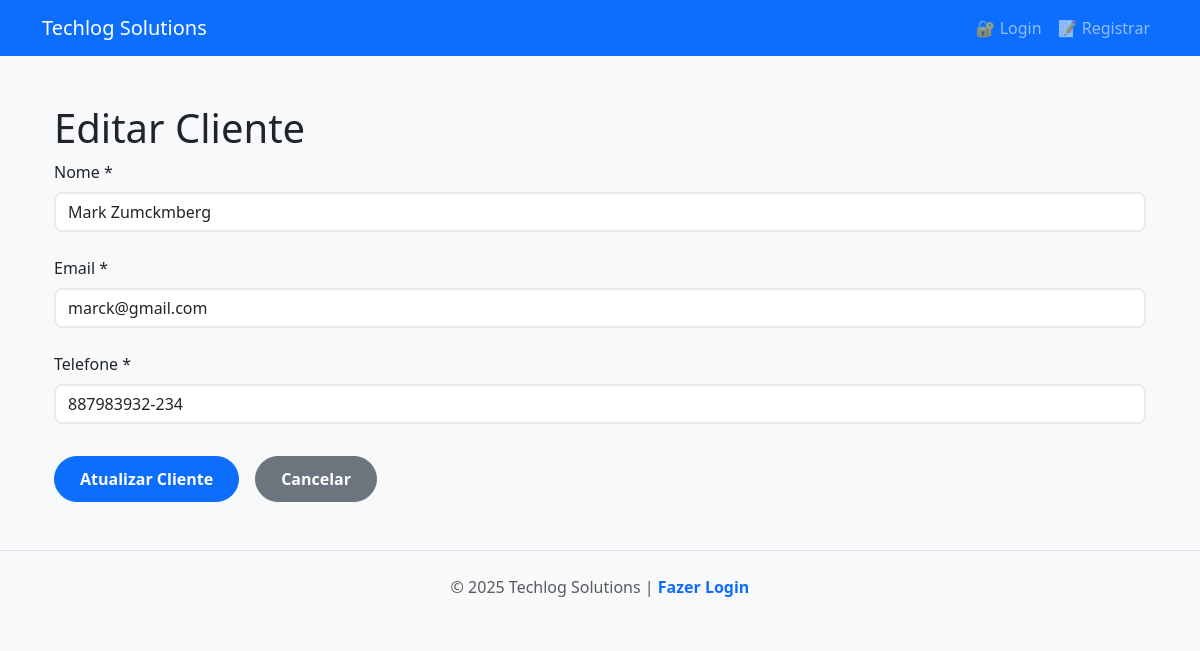
/clientes/3, run on an earlier commit of the app's database.
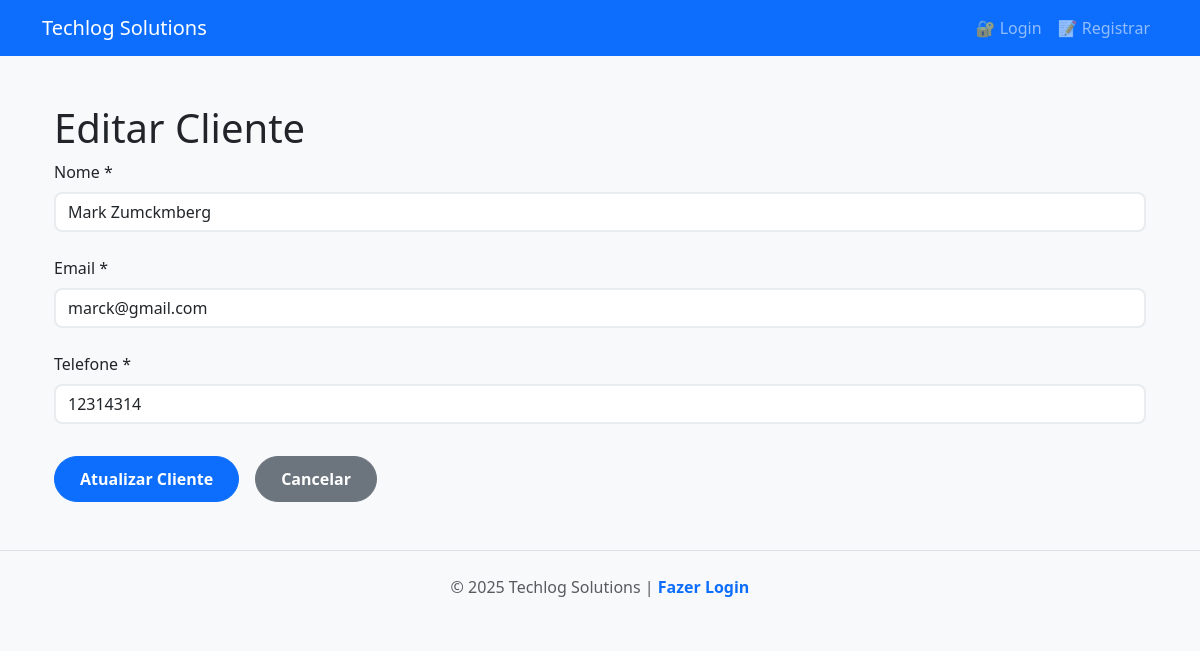
And on a later commit of the database.
### tables this page shows
CREATE TABLE clientes (
                        id INTEGER PRIMARY KEY AUTOINCREMENT,
                        nome TEXT NOT NULL,
                        email TEXT NOT NULL,
                        telefone TEXT NOT NULL
                    );

### app/rotas/rotas_front.py (the view)
@router_front.get("/{cliente_id}", response_class=HTMLResponse)
async def editar_detalhes(cliente_id:int,request:Request,repo:RepoCliente):
    cliente = await repo.obter_cliente(cliente_id)
    return templates.TemplateResponse(
        request=request,
        name="clientes-form.html",
        context={"cliente":cliente}
    )

### templates/clientes-form.html (shortened to what this page needs)
{% extends "base.html" %}
{% block conteudo %}
<div class="container">
    <h1>{{ 'Editar' if cliente else 'Cadastrar Novo' }} Cliente {{cliente_id}}</h1>
    <form id="formCliente" class="form-cliente">
        <div class="form-group">
            <label for="nome">Nome *</label>
            <input type="text" id="nome" name="nome" class="form-control" value="{{ cliente.nome if cliente else '' }}" required>
        </div>
        <div class="form-group">
            <label for="email">Email *</label>
            <input type="email" id="email" name="email" class="form-control" value="{{ cliente.email if cliente else '' }}" required>
        </div>
        <div class="form-group">
            <label for="telefone">Telefone *</label>
            <input type="tel" id="telefone" name="telefone" class="form-control" placeholder="(00) 00000-0000" value="{{ cliente.telefone if cliente else '' }}" required>
        </div>
        <div class="form-actions">
            <button type="submit" class="btn btn-primary">{{ 'Atualizar' if cliente else 'Cadastrar' }} Cliente</button>
            <a href="/clientes" class="btn btn-secondary">Cancelar</a>
        </div>
    </form>
</div>
{% endblock %}

What changed in the data, as far as the page shows it:
changed clientes "Mark Zumckmberg": telefone "887983932-234" → "12314314"
